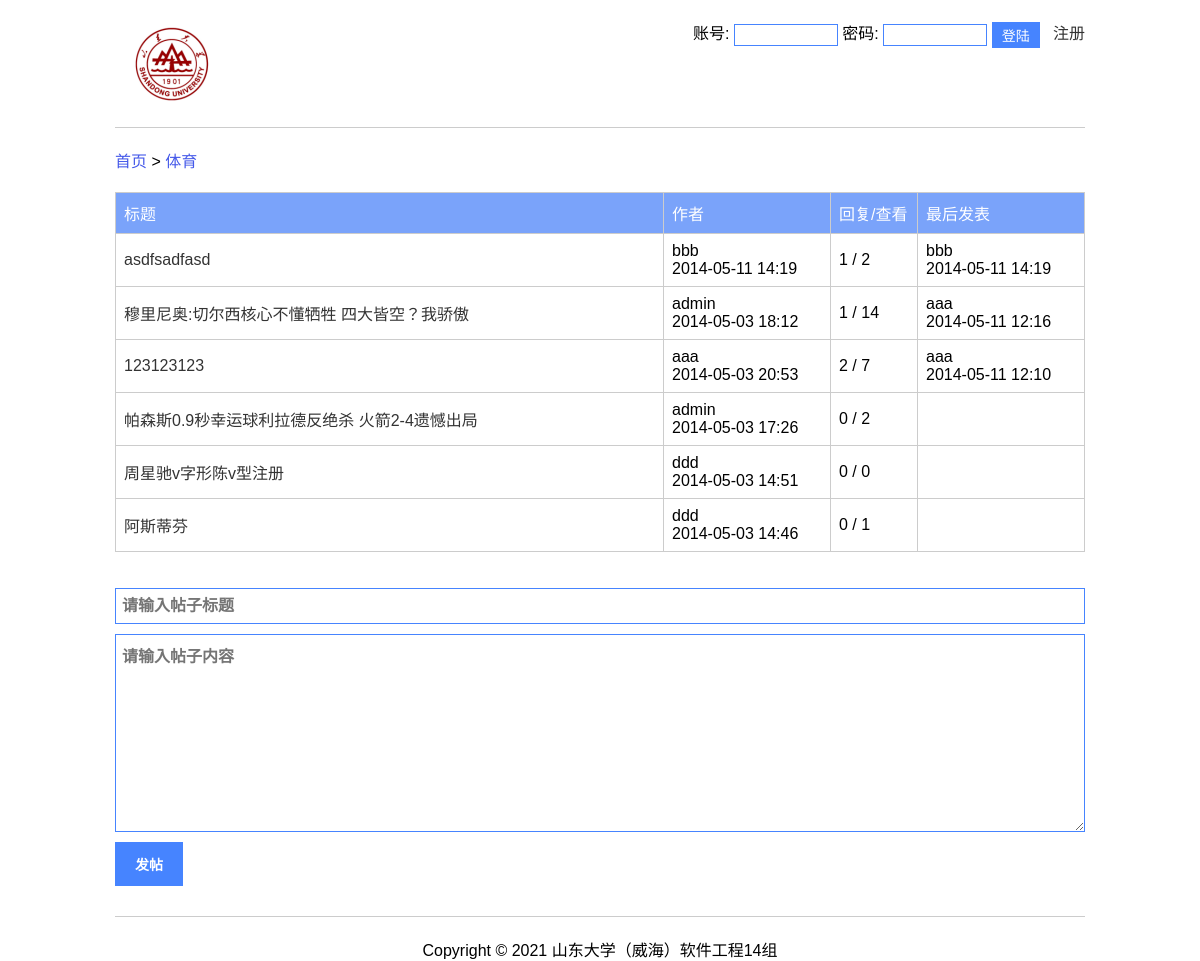
/board_detail.php?board=体育, run on the app's committed database.
### tables this page shows
CREATE TABLE IF NOT EXISTS `t_post` (
  `id` int(11) NOT NULL AUTO_INCREMENT,
  `pid` int(11) DEFAULT NULL,
  `board_name` varchar(100) NOT NULL,
  `uid` int(11) NOT NULL,
  `title` varchar(200) DEFAULT NULL,
  `content` text NOT NULL,
  `write_time` varchar(30) NOT NULL,
  `see_count` int(11) NOT NULL,
  PRIMARY KEY (`id`),
  KEY `FK_contain` (`board_name`),
  KEY `FK_father_child` (`pid`),
  KEY `FK_write_post` (`uid`)
);

CREATE TABLE IF NOT EXISTS `t_user` (
  `uid` int(11) NOT NULL AUTO_INCREMENT,
  `username` varchar(50) NOT NULL,
  `password` varchar(60) NOT NULL,
  `permission` varchar(20) DEFAULT NULL,
  PRIMARY KEY (`uid`)
);

### board_detail.php (called while the page is built, shortened)
<?php
	require_once("./modules/board.php");
	$board_name = $_GET['board'];
	$posts = get_board_all_posts($board_name);
	require_once('./pages/posts.php');
?>

### includes/db.php (called while the page is built, shortened)
<?php
	function exe_sql($sql) {
		$conn = mysqli_connect(DB_HOST, DB_USERNAME, DB_PASSWORD, DB_NAME);
		mysqli_set_charset($conn, "utf8");
		$result = mysqli_query($conn, $sql);
		if (is_bool($result)) {
			$data = mysqli_affected_rows($conn);
		} else {
			$data = array();
			while (($row = mysqli_fetch_assoc($result))) {
				$data[] = $row;
			}
		}
		return $data;
	}
?>

### modules/board.php (called while the page is built, shortened)
<?php
	require_once('./includes/db.php');
	function get_board_all_posts($board_name) {
		$sql = "
			select t_post.board_name, t_post.id, t_post.title, t_user.username, t_post.write_time, count(t_child_post.id) as reply_count, t_post.see_count, max(t_child_post.write_time) as last_update_time, t_child_user.username as last_update_user
			from t_post
			left join t_post as t_child_post on t_post.id = t_child_post.pid
			left join t_user on t_post.uid = t_user.uid
			left join t_user as t_child_user on t_child_post.uid = t_child_user.uid
			where t_post.board_name = '$board_name' and t_post.pid is null
			group by t_post.id
			order by last_update_time desc, t_post.write_time desc
		";
		$posts = exe_sql($sql);
		return $posts;
	}
?>

### pages/posts.php (the view, shortened to what this page needs)
<?php require_once('_header.php'); ?>
	<div class="main">
		<table border="1">
			<thead>
				<tr>
					<td width="*">标题</td>
					<td width="150">作者</td>
					<td width="70">回复/查看</td>
					<td width="150">最后发表</td>
				</tr>
			</thead>
			<tbody>
				<?php
					if (empty($posts)) {
						echo '<tr>';
						echo '<td colspan="4">尚无帖子!</td>';
						echo '</tr>';
					} else {
						foreach ($posts as $post) {
							echo '<tr>';
							echo '<td><a href="post_detail.php?board=' . urlencode($post['board_name']) . '&id=' . urlencode($post['id']) . '">' . $post['title'] . '</a></td>';
							echo '<td>' . $post['username'] . '<br />' . $post['write_time'] . '</td>';
							echo '<td>' . $post['reply_count'] . ' / ' . $post['see_count'] . '</td>';
							echo '<td>' . $post['last_update_user'] . '<br />' . $post['last_update_time'] . '</td>';
							echo '</tr>';
						}
					}
				?>
			</tbody>
		</table>
		<br>
		<br>
		<form action="" method="post">
			<input type="text" name="title" value="<?php echo isset($_GET['title']) ? $_GET['title'] : ''; ?>" placeholder="请输入帖子标题" size="115"><br>
			<textarea name="content" id="" cols="100" rows="10" placeholder="请输入帖子内容"></textarea><br>
			<input type="submit" name="new_post" value="发帖">
		</form>
	</div>
<?php require_once('_footer.php'); ?>

### pages/css/style.css (style rules this page uses)
html { overflow-y: scroll; font-family: Arial,Helvetica,sans-serif, "宋体"; }
body, table, tr, td, input { margin: 0; padding: 0; }
a { color: #333; text-decoration: none; }
table { border-collapse: collapse; width: 100%; border-color: #ccc; }
table td { padding: 8px; border: 1px solid #ccc; }
table thead td { color: #fff; background: #7aa3fa; }
input[type=text], textarea { width: 962px; vertical-align: middle; padding: 8px 0px 8px 6px; font-size: 16px; font-weight: bold; outline: none; border: 1px solid #4684ff; margin-bottom: 10px; }
input[type=submit] { outline: none; border: none; padding: 12px 20px; color: #fff; background: #4684ff; cursor: pointer; vertical-align: middle; font-weight: bold; font-size: 14px; margin-bottom: 10px; }

### data on the page
t_post: title "asdfsadfasd", uid.username "bbb", write_time "2014-05-11 14:19", reply_count "1", see_count "2", last_update_user "bbb", last_update_time "2014-05-11 14:19"
t_post: title "穆里尼奥:切尔西核心不懂牺牲 四大皆空？我骄傲", uid.username "admin", write_time "2014-05-03 18:12", reply_count "1", see_count "14", last_update_user "aaa", last_update_time "2014-05-11 12:16"
t_post: title "123123123", uid.username "aaa", write_time "2014-05-03 20:53", reply_count "2", see_count "7", last_update_user "aaa", last_update_time "2014-05-11 12:10"
t_post: title "帕森斯0.9秒幸运球利拉德反绝杀 火箭2-4遗憾出局", uid.username "admin", write_time "2014-05-03 17:26", reply_count "0", see_count "2"
t_post: title "周星驰v字形陈v型注册", uid.username "ddd", write_time "2014-05-03 14:51", reply_count "0", see_count "0"
t_post: title "阿斯蒂芬", uid.username "ddd", write_time "2014-05-03 14:46", reply_count "0", see_count "1"

### other printed values
$board_name "体育"
